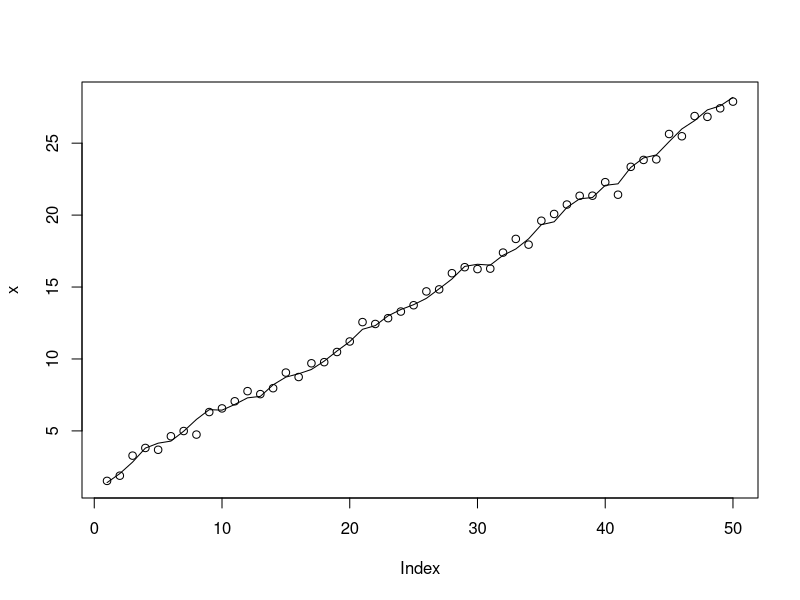

This figure's R source: (Note: this script raises an error after producing the figure.)
#################################################################
##  Univariate state-space models
##  Example 2.  The hidden x is a random walk.
#################################################################

##  BUT we fit with a linear regression

#x is the "hidden" trend we want to find
#x(t)=x(t-1)+slope+w(t), w(t)~N(0,q)
#x(0)=intercept
intercept=1
slope=0.5
q=.1
r=.1
n=50
t=1:n
x=intercept+slope+rnorm(1,0,sqrt(q))
for(i in 2:n) x[i]=x[i-1]+slope+rnorm(1,0,sqrt(q))
plot(x,xlim=c(1,n),type="l")

#y is our observation of x with error
y=x+rnorm(n,0,sqrt(r))
points(y)

#How do we deal with x being a random walk??
#Let's just fit a straight line

#Let's write x as a AR-1 model and y as an observation of that
#x(t) = x(t-1) + slope + w(t), w(t)~N(0,0)  so w(t)=0
#x(0) = intercept
#y(t) = x(t) + v(t), v(t)~N(0,r)
mod.list=list(
  U=matrix("slope"),
  x0=matrix("intercept"),
  B=matrix(1),
  Q=matrix(0),
  Z=matrix(1),
  A=matrix(0),
  R=matrix("r"),
  tinitx=0)

fit2=MARSS(y,model=mod.list)
lines(fit2$states[1,], col="blue", lwd=2)
title("fit is blue; true x is black")
est.slope=coef(fit2)$U
est.intercept=coef(fit2)$x0
est.r=coef(fit2)$R

readline("Continue?")

#Let's forecast our OBSERVATIONS forward 10 time steps
#x(t+1)=x(t)+slope
#y(t+1)=x(t+1)+v(t+1), v(t)~N(0,r)
#First let's set up our estimated x
#The last x at t=max(t)
x.est.end = fit2$states[1,n]
t.forward = 50

#Let's first add the the real x and observations
#this bit is to set up the x and y lims
x.est.end = fit2$states[1,n]
x.mean.forecast = x.est.end + est.slope*(1:t.forward)
ylims=c(x[n-9]-(r+q*t.forward),x.mean.forecast[t.forward]+(r+q*t.forward))
xlims=c(n-9,n+t.forward)

plot((n-9):n, x[(n-9):n],xlim=xlims,ylim=ylims,type="l",ylab="y",xlab="t")
points(y)
title(paste("forecast with",n,"data points for estimation\nblue is estimate; red is true"))

#Now let's forecast 1000 times using our estimates
x.forecast = x.est.end + est.slope*(1:t.forward)
for(i in 1:1000){
  y.forecast = x.forecast + rnorm(t.forward,0,sqrt(est.r))
  jit=rnorm(1,0,.1)-.25
  points(n+1:t.forward+jit,y.forecast,pch=".",col="blue")
}

#Now let's forecast 1000 times the real x model
x.end = x[n]

for(i in 1:1000){
  x.true.forecast = x.end + slope + rnorm(1,0,sqrt(q))
  for(i in 2:t.forward) x.true.forecast[i]=x.true.forecast[i-1]+slope+rnorm(1,0,sqrt(q))
  y.true.forecast = x.true.forecast + rnorm(t.forward,0,sqrt(r))
  jit=rnorm(1,0,.1)+.25
  points(n+1:t.forward+jit,y.true.forecast,pch=".",col="red")
}